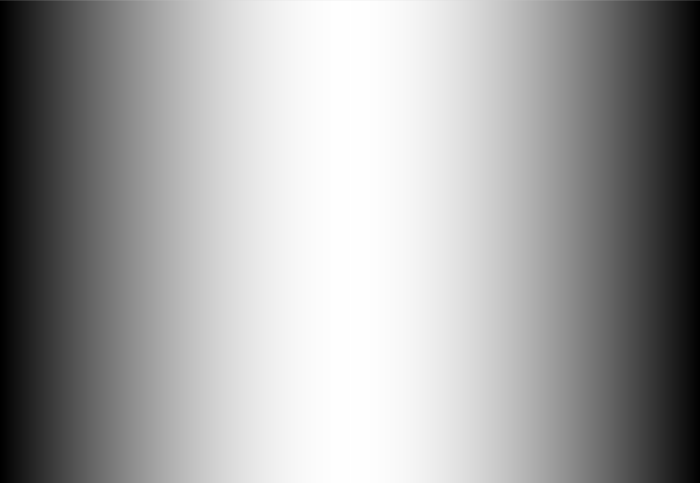
Frame 1 (no input)
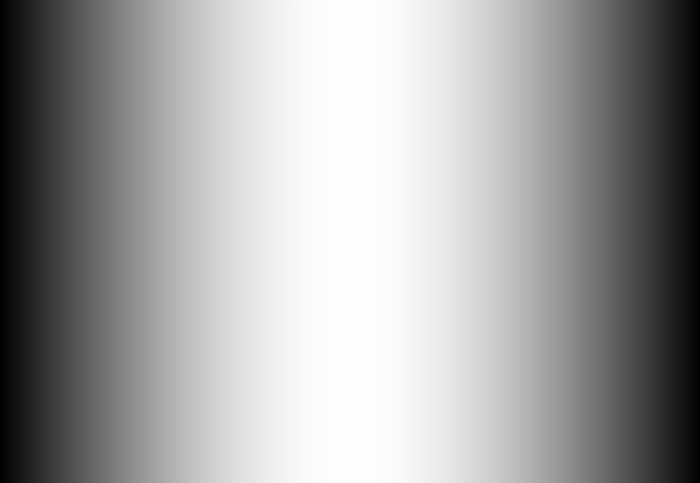
Frame 60 (the mouse pressed at the canvas centre just before this capture)
Frame 120 (the mouse held since frame 60 and released just before this capture): identical to frame 60, image omitted

The Processing sketch that drew these frames (run headless with seeded random() and noise(); from frame 60 on, the mouse is pressed at the canvas centre):

// Processing sketch: processing_35431
// ── processing_35431.pde

void setup() {
size(700, 483);
}

void draw() {
float[] sinwave = new float[width];

for (int i = 0; i < width; i++) {
  float amount = map(i, 0, width, 0, PI);
  sinwave[i] = abs(sin(amount));
}

for (int i = 0; i < width; i++) {
  stroke(sinwave[i]*255);
  line(i, 0, i, height);
}

}
